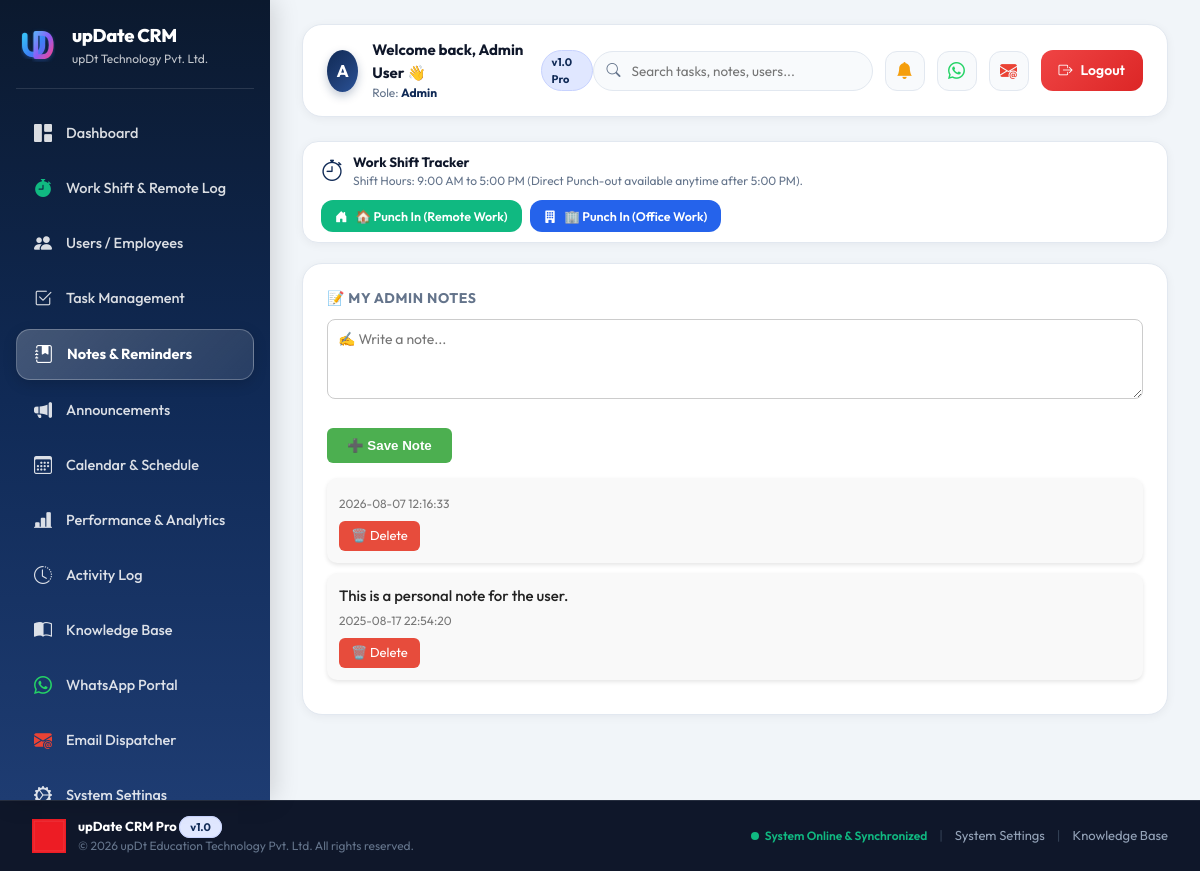
The page /admin/notes.php (signed in) on the database its author committed.
### tables this page shows
CREATE TABLE `notes` (
  `id` int(11) NOT NULL AUTO_INCREMENT,
  `user_id` int(11) NOT NULL,
  `note` text NOT NULL,
  `created_at` timestamp NOT NULL DEFAULT current_timestamp(),
  `note_content` text DEFAULT NULL,
  PRIMARY KEY (`id`),
  KEY `user_id` (`user_id`),
  CONSTRAINT `notes_ibfk_1` FOREIGN KEY (`user_id`) REFERENCES `users` (`id`) ON DELETE CASCADE
);

### admin/notes.php (the view, shortened to what this page needs)
<?php
include __DIR__."/../includes/header.php";
$uid = $_SESSION['uid'] ?? $_SESSION['aid'] ?? 0;
$notes = $conn->query("SELECT * FROM notes WHERE user_id=$uid ORDER BY created_at DESC");
?>
<div class="card">
  <h3>📝 My Admin Notes</h3>
  <form method="post" action="notes.php" style="margin-bottom:15px;">
      <textarea name="note"
                placeholder="✍️ Write a note..."
                required
                style="width:100%; height:80px; padding:10px; border:1px solid #ccc; border-radius:8px; font-size:14px; font-family:inherit;"></textarea><br><br>
      <button type="submit"
              style="background:#4CAF50; color:#fff; border:none; padding:10px 20px; border-radius:6px; cursor:pointer; font-weight:bold;">
              ➕ Save Note
      </button>
  </form>
  <ul style="list-style:none; padding:0;">
    <?php if ($notes && $notes->num_rows > 0) {
        while ($n = $notes->fetch_assoc()) {
            $noteText = $n['note'] ?? $n['note_content'] ?? ''; ?>
          <li style="background:#f9f9f9; margin-bottom:10px; padding:12px; border-radius:10px; box-shadow:0 2px 4px rgba(0,0,0,0.1);">
            <div style="font-size:15px; font-weight:500; color:#222;"><?php echo htmlspecialchars($noteText); ?></div>
            <div style="font-size:12px; color:#777; margin-top:5px;">
                <?php echo $n['created_at']; ?>
            </div>
            <a href="notes.php?del=<?php echo $n['id']; ?>"
               onclick="return confirm('Delete this note?');"
               style="color:#fff; background:#e74c3c; padding:5px 12px; border-radius:6px; text-decoration:none; font-size:13px; margin-top:8px; display:inline-block;">
               🗑️ Delete
            </a>
          </li>
    <?php } } else { ?>
        <p style="color:#777;">No notes yet.</p>
    <?php } ?>
  </ul>
</div>
<?php include __DIR__."/../includes/footer.php"; ?>

### assets/css/style.css (style rules this page uses)
:root { --brand-primary: #102a56; --brand-gradient: linear-gradient(135deg, #102a56 0%, #1e3c72 50%, #2a5298 100%); --bg-main: #f1f5f9; --card-bg: #ffffff; --text-dark: #0f172a; --text-muted: #64748b; --border-light: #e2e8f0; --accent-blue: #2563eb; --accent-emerald: #10b981; --accent-rose: #ef4444; --accent-amber: #f59e0b; --shadow-sm: 0 2px 10px rgba(15, 23, 42, 0.05); --shadow-md: 0 12px 28px -6px rgba(15, 23, 42, 0.09); }
* { box-sizing: border-box; margin: 0; padding: 0; }
body { font-family: 'Outfit', -apple-system, BlinkMacSystemFont, 'Segoe UI', Roboto, sans-serif; background: var(--bg-main); color: var(--text-dark); font-size: 15px; line-height: 1.5; -webkit-font-smoothing: antialiased; }
.card { background: var(--card-bg); border: 1px solid var(--border-light); border-radius: 20px; padding: 24px; box-shadow: var(--shadow-sm); transition: transform 0.2s, box-shadow 0.2s; }
.card h3 { margin: 0 0 10px 0; font-size: 14px; text-transform: uppercase; letter-spacing: 0.6px; color: var(--text-muted); font-weight: 700; }
.input, select, textarea { width: 100%; padding: 12px 16px; border: 1.5px solid var(--border-light); border-radius: 12px; font-family: inherit; font-size: 14.5px; background: #ffffff; outline: none; transition: all 0.2s; color: var(--text-dark); }

### rows shown on the page
notes: created_at "2026-08-07 12:16:33"
notes: note "This is a personal note for the user.", created_at "2025-08-17 22:54:20"

### other values the page prints
substr($name, 0, 1) "A"
$name "Admin User"
$role "Admin"
